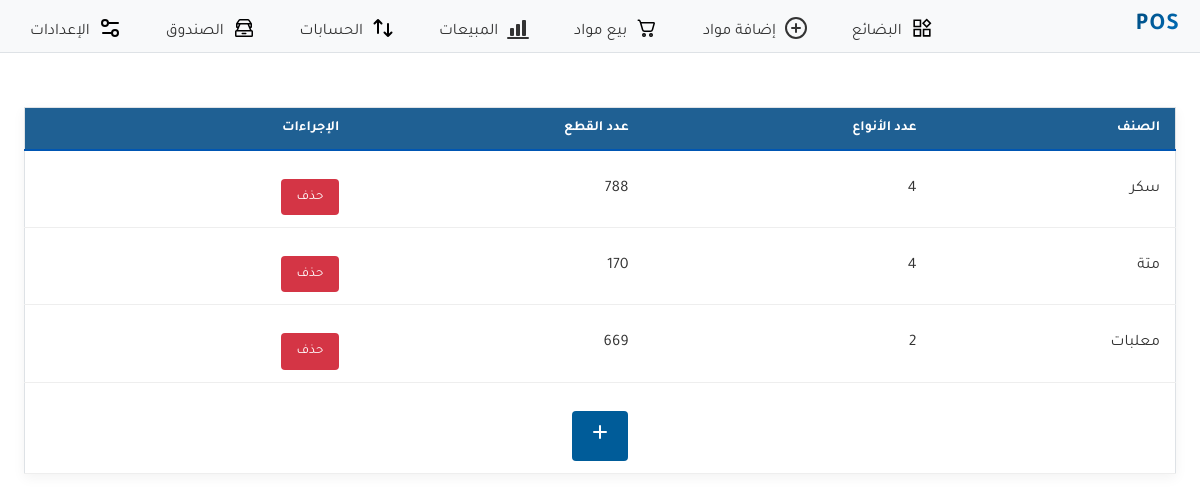
The page /classifications on the database its author committed.
### store/models.py (models this page shows, shortened)
class Classification(models.Model):
    category=models.CharField(max_length=100)

### store/views.py (the view)
# urls.py: path('classifications', views.classifications_list, name='classifications_list'),
def classifications_list(request):
    classifications = Classification.objects.annotate(
        product_type_count=Count('product', distinct=True),
        all_types_count=Sum('product__quantity')
    ).prefetch_related('product_set').order_by('category')
    return render(
        request,
        'store/classifications_list.html',
        {
            'classifications': classifications,
        },
    )

### store/templates/store/classifications_list.html (shortened to what this page needs)
{% extends 'base.html' %}
{% load static %}
{% block content %}
<link rel="stylesheet" href="{% static 'store/classifications_list.css' %}">
<table class="classification-table">
    <thead>
        <tr>
            <th>الصنف</th>
            <th>عدد الأنواع</th>
            <th>عدد القطع</th>
            <th>الإجراءات</th>
        </tr>
    </thead>
    <tbody>
        {% if classifications %}
            {% for object in classifications %}
            <tr class="classification-header" data-id="{{ object.id }}">
                <td>{{ object.category }}</td>
                <td>{{ object.product_type_count }}</td>
                <td>{{ object.all_types_count|default:"0" }}</td>
                <td>
                    <button class="btn red delete-btn" data-id="{{ object.id }}">
                        حذف
                    </button>
                </td>
            </tr>
            {% endfor %}
        {% else %}
            <tr>
                <td colspan="4" style=" text-align: center;">لا يوجد أصناف لعرضها</td>
            </tr>
        {% endif %}
        <tr>
            <td colspan="4" style=" text-align: center;">
                 <button id="openModalBtn" class="btn blue">
                      <svg xmlns="http://www.w3.org/2000/svg" width="24" height="24" viewBox="0 0 24 24">
                        <path fill="none" stroke="currentColor" stroke-linecap="round" stroke-linejoin="round"
                            stroke-miterlimit="10" stroke-width="2" d="M6 12h12m-6 6V6" />
                    </svg>
                </button>
            </td>
        </tr>
    </tbody>
</table>
{% endblock %}

### store/static/base.css (style rules this page uses)
body { font-family: 'Tajawal'; margin: 0; padding: 0; box-sizing: border-box; background-color: #ffffff; color: #333; direction: rtl; }
.btn { font-family: 'Tajawal'; display: inline-block; margin-top: 1rem; padding: 0.6rem 1rem; border: unset; color: #fff; border-radius: 4px; text-align: center; cursor: pointer; }
.blue { background-color: #005C99; color: white; }
.red { background-color: #D43545; }
@media only screen and (min-width: 993px) { .btn { margin-top: 1rem; } }

### store/static/store/classifications_list.css (style rules this page uses)
.classification-table { width: 100%; border-collapse: collapse; margin: 30px auto; border: 1px solid #dee2e6; overflow: hidden; box-shadow: 0 4px 12px rgba(0, 0, 0, 0.05); }
.classification-table th, .classification-table td { padding: 12px 15px; text-align: right; border-bottom: 1px solid #eee; vertical-align: middle; }
.classification-table th { background-color: #1f6093; color: white; font-weight: 600; font-size: 14px; border-bottom: 2px solid #0056b3; }
.classification-header { cursor: pointer; background-color: #ffffff; transition: background-color 0.2s; }

### rows shown on the page
Classification: category "سكر", product_type_count "4", all_types_count "788"
Classification: category "متة", product_type_count "4", all_types_count "170"
Classification: category "معلبات", product_type_count "2", all_types_count "669"
